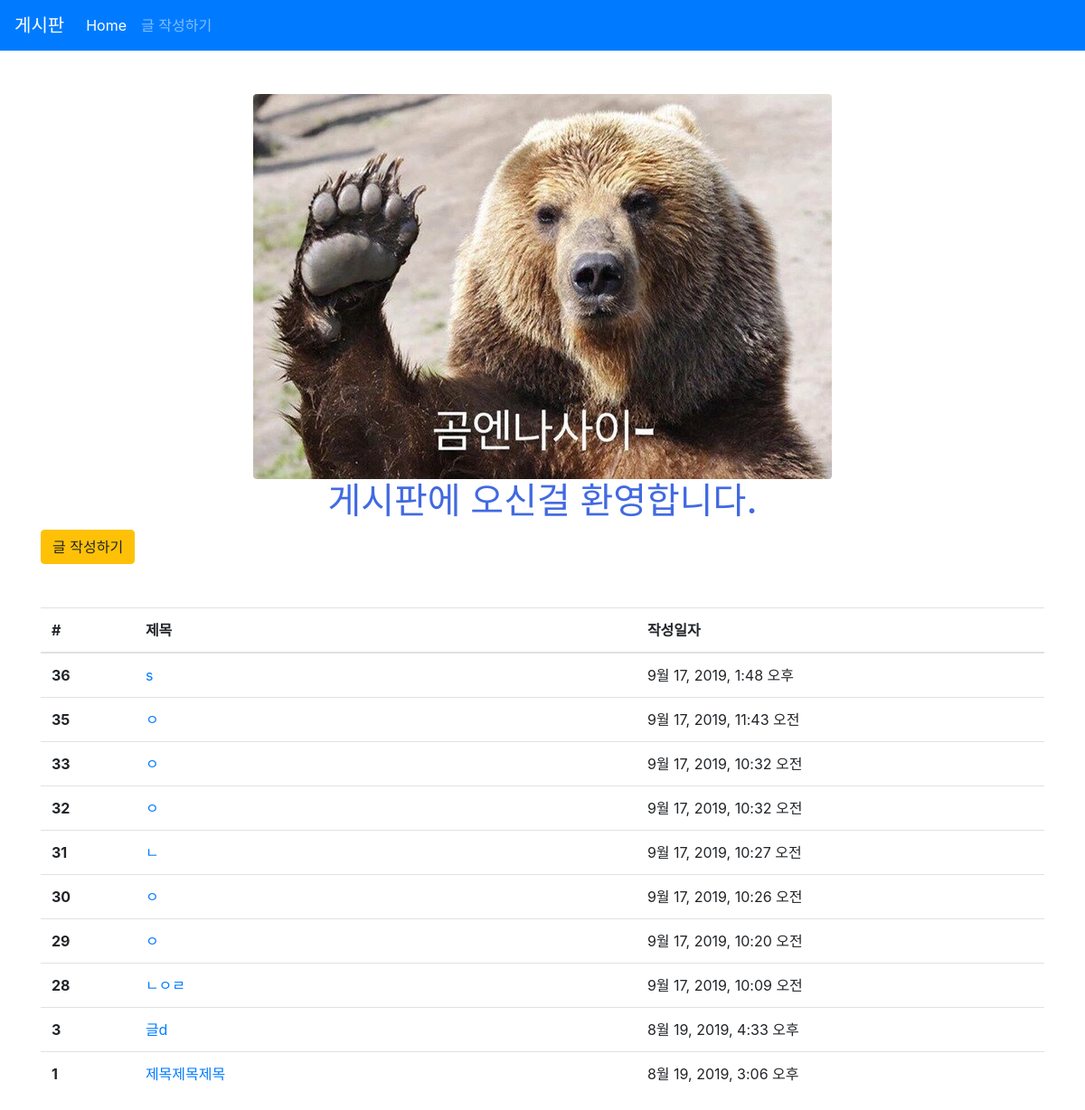
/articles/, run on an earlier commit of the app's database.
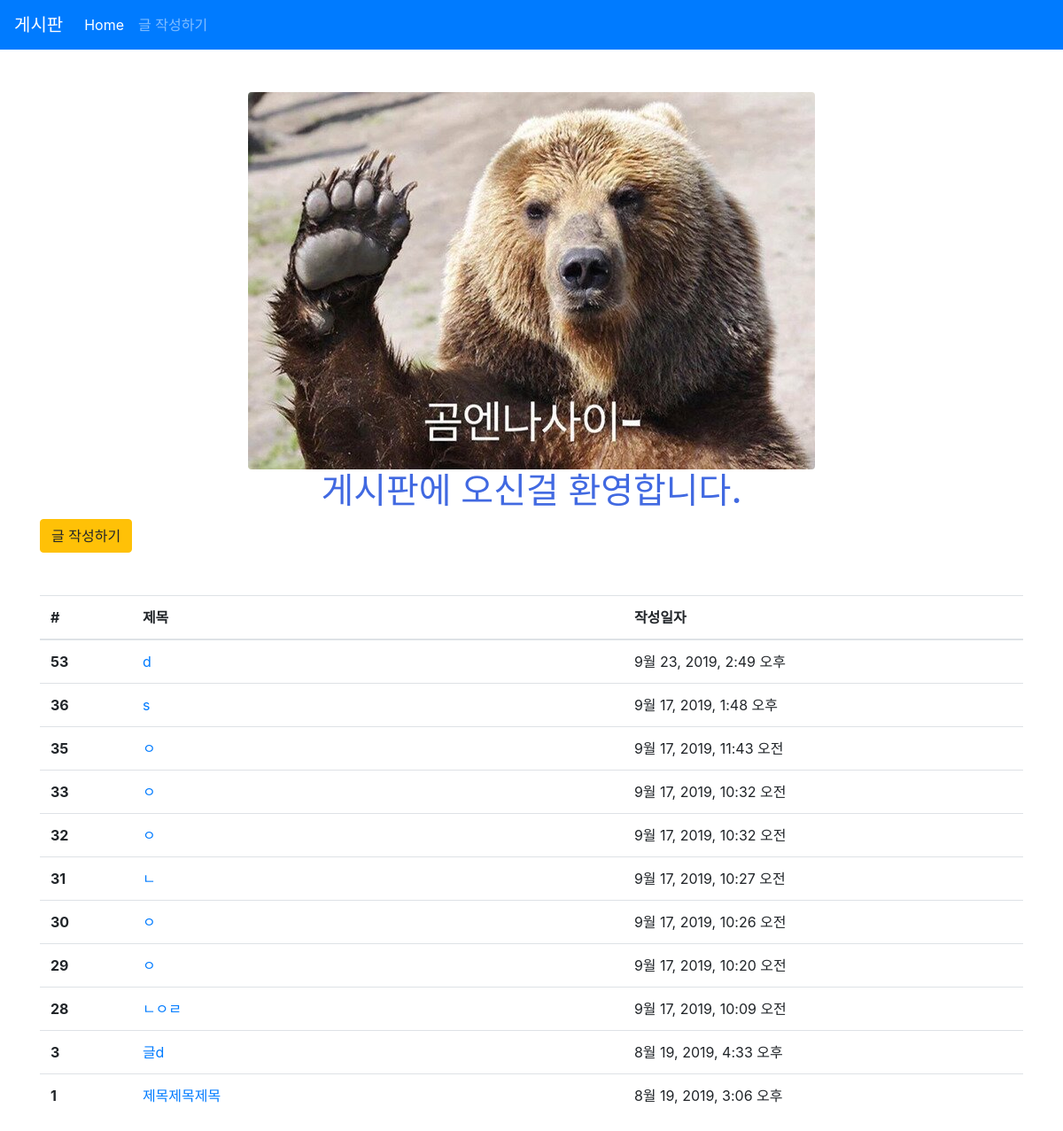
And on a later commit of the database.
### articles/models.py (models this page shows, shortened)
class Article(models.Model):
    title = models.CharField(max_length=10)
    content = models.TextField()
    image = models.ImageField(blank=True)
    image_thumbnail = ImageSpecField(
        processors=[ResizeToFill(300, 300)],   #
        format='JPEG',   # format 옵션
        options={'quality': 80}  # 압축 퀄리티
    )
    created_at = models.DateTimeField(auto_now_add=True)
    updated_at = models.DateTimeField(auto_now=True)

### articles/views.py (the view)
# urls.py: path('', views.index, name='index'),
def index(request):
    articles = Article.objects.order_by('-id')
    context = {
        'articles': articles
    }
    return render(request, 'articles/index.html', context)

### articles/templates/articles/index.html (shortened to what this page needs)
{% extends 'articles/base.html' %}
{% load static %}
{% block css %}
<link rel="stylesheet" href="{% static 'articles/style.css' %}">
{% endblock %}
{% block body %}
  <img src="{% static 'articles/gom.jpg' %}" class="rounded mx-auto d-block" alt="">
  <h1 class="text-center title">게시판에 오신걸 환영합니다.</h1>
  <a href="{% url 'articles:create' %}" class="btn btn-warning">글 작성하기</a>
  <table class="table mt-5">
    <thead>
      <tr>
        <th scope="col">#</th>
        <th scope="col">제목</th>
        <th scope="col">작성일자</th>
      </tr>
    </thead>
    <tbody>
      {% for article in articles %}
      <tr>
        <th scope="row">{{ article.id }}</th>
        <td>
          <a href="{% url 'articles:detail' article.pk %}">
              {{ article.title }}
          </a>
        </td>
        <td>{{ article.created_at }}</td>
      </tr>
      {% endfor %}
    </tbody>
  </table>
{% endblock %}

### articles/templates/articles/base.html (shortened to what this page needs)
{% load static %}
<!DOCTYPE html>
<html lang="ko">
<head>
  <link rel="stylesheet" href="{% static 'bootstrap/css/bootstrap.min.css' %}">
  {% block css %}{% endblock %}
</head>
<body>
  <nav class="navbar navbar-expand-lg navbar-dark bg-primary">
    <a class="navbar-brand" href="/articles/">게시판</a>
    <div class="collapse navbar-collapse" id="navbarNav">
      <ul class="navbar-nav">
        <li class="nav-item active">
          <a class="nav-link" href="/articles/">Home <span class="sr-only">(current)</span></a>
        </li>
        <li class="nav-item">
          <a class="nav-link" href="/articles/create/">글 작성하기</a>
        </li>
      </ul>
    </div>
  </nav>
  <div class="container mt-5">
    {% block body %}
    {% endblock %}
  </div>
</body>
</html>

### articles/static/articles/style.css (style rules this page uses)
.title { color: royalblue; }

### articles/templates/articles/index.html (style rules this page uses)
tr > th:nth-of-type(2) { width: 50%; }

What changed in the data, as far as the page shows it:
added Article: id "53", title "d", created_at "9월 23, 2019, 2:49 오후"
